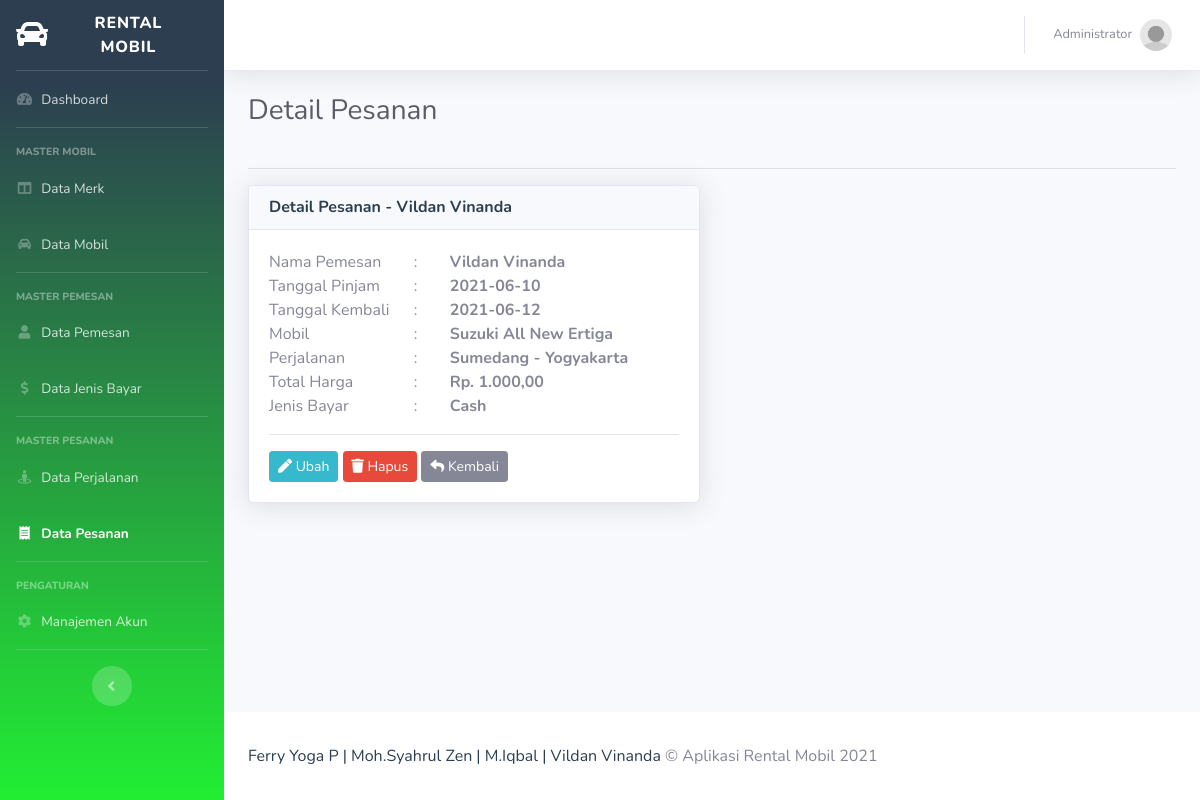
Page /reisego/pesanan/detail/9 (signed in) on the committed database.
### tables this page shows
CREATE TABLE `tbl_pesanan` (
  `id` int(11) NOT NULL,
  `harga` int(11) DEFAULT NULL,
  `tgl_pinjam` date DEFAULT NULL,
  `tgl_kembali` date DEFAULT NULL,
  `id_pemesan` int(11) DEFAULT NULL,
  `id_mobil` int(11) DEFAULT NULL,
  `id_perjalanan` int(11) DEFAULT NULL,
  `id_jenis_bayar` int(11) DEFAULT NULL
);

CREATE TABLE `tbl_pemesan` (
  `id` int(11) NOT NULL,
  `nama` varchar(50) DEFAULT NULL,
  `alamat` varchar(100) DEFAULT NULL,
  `jenis_kelamin` enum('L','P') DEFAULT NULL,
  `foto` varchar(100) DEFAULT NULL
);

CREATE TABLE `tbl_mobil` (
  `id` int(11) NOT NULL,
  `nama` varchar(30) DEFAULT NULL,
  `warna` varchar(20) DEFAULT NULL,
  `no_polisi` varchar(10) DEFAULT NULL,
  `jumlah_kursi` int(1) DEFAULT NULL,
  `tahun_beli` int(4) DEFAULT NULL,
  `gambar` varchar(100) DEFAULT NULL,
  `id_merk` int(11) DEFAULT NULL
);

CREATE TABLE `tbl_perjalanan` (
  `id` int(11) NOT NULL,
  `asal` varchar(20) DEFAULT NULL,
  `tujuan` varchar(20) DEFAULT NULL,
  `jarak` int(3) DEFAULT NULL
);

CREATE TABLE `tbl_jenis_bayar` (
  `id` int(11) NOT NULL,
  `jenis_bayar` varchar(20) DEFAULT NULL
);

### reisego/controllers/C_Pesanan.php (called while the page is built, shortened)
<?php
class C_Pesanan extends Controller {
	public function __construct(){
		$this->pesanan = $this->model('M_Pesanan');
	}
	public function detail($id){
		$data = [
			'aktif' => 'pesanan',
			'judul' => 'Detail Pesanan',
			'pesanan' => $this->pesanan->detail($id)->fetch_object(),
		];
		$this->view('pesanan/detail', $data);
	}
}

### reisego/index.php (called while the page is built, shortened)
<?php
require_once BASEPATH . DS . 'core' . DS . 'Database.php';
require_once BASEPATH . DS . 'core' . DS . 'Model.php';
new Route();
?>

### reisego/functions/url_function.php (called while the page is built, shortened)
<?php
function base_url($path = null){
	if(isset($path)){
		$path = filter_var($path, FILTER_SANITIZE_URL);
		$path = rtrim($path, '/');
		return BASE_URL . $path;
	}
	return BASE_URL;
}

### reisego/core/Model.php (called while the page is built, shortened)
<?php
class Model {
	public function __construct(){
		$this->db = new Database();
	}
	public function get_where($table, $where = [], $kolom = []){
		if (count($kolom) == 0) {
			$this->_query = "SELECT * FROM {$table}";
		}
		$this->_query = $this->_query . " WHERE ";
		foreach ($where as $key => $value) {
			$this->_query = $this->_query . "{$key} = '{$value}'";
		}
	}
	public function setQuery($query){
		$this->_query = $query;
	}
	public function execute(){
		return $this->db->query($this->_query);
	}
}

### reisego/core/Database.php (called while the page is built, shortened)
<?php
class Database {
	public function __construct(){
		$this->_koneksi = new mysqli(DB_HOST, DB_USER, DB_PASS, DB_NAME);
	}
	public function query($query){
		return $this->_koneksi->query($query);
	}
}

### reisego/models/M_Pesanan.php (called while the page is built, shortened)
<?php
class M_Pesanan extends Model{
	public function detail($id){
		$query = $this->execute();
		return $query;
	}
}

### reisego/views/pesanan/detail.php (the view, shortened to what this page needs)
<!DOCTYPE html>
<html lang="en">
<head>
	<link href="<?= base_url('sb-admin-2/') ?>/vendor/fontawesome-free/css/all.min.css" rel="stylesheet" type="text/css">
	<link href="<?= base_url('sb-admin-2/') ?>/css/sb-admin-2.min.css" rel="stylesheet">
	<link href="<?= base_url('sb-admin-2/') ?>/vendor/datatables/dataTables.bootstrap4.min.css" rel="stylesheet">
</head>
<body id="page-top">
	<div id="wrapper">
	<div id="content-wrapper" class="d-flex flex-column">
		<div id="content">
			<div class="container-fluid">
				<div class="row">
					<div class="col-sm-12">
						<div class="clearfix">
							<div class="float-left">
								<h1 class="h3 mb-4 text-gray-800"><?= $judul ?></h1>
							</div>
						</div>
						<hr>
					</div>
				</div>
				<div class="row">
					<div class="col-md-6">
						<div class="card shadow">
							<div class="card-header">
								<h6 class="m-0 font-weight-bold text-primary"><?= $judul ?> - <?= $pesanan->nama_pemesan ?></h6>
							</div>
							<div class="card-body">
								<div class="row">
									<div class="col-sm-4">
										Nama Pemesan <br>
										Tanggal Pinjam <br>
										Tanggal Kembali <br>
										Mobil <br>
										Perjalanan <br>
										Total Harga <br>
										Jenis Bayar <br>
									</div>
									<div class="col-sm-1">
										: <br>
										: <br>
										: <br>
										: <br>
										: <br>
										: <br>
										: <br>
									</div>
									<div class="col-sm-6">
										<strong><?= $pesanan->nama_pemesan ?></strong><br>
										<strong><?= $pesanan->tgl_pinjam ?></strong><br>
										<strong><?= $pesanan->tgl_kembali ?></strong><br>
										<strong><?= $pesanan->nama_mobil ?></strong><br>
										<strong><?= $pesanan->asal ?> - <?= $pesanan->tujuan ?></strong><br>
										<strong>Rp. <?= number_format($pesanan->harga, 2, ',', '.') ?></strong><br>
										<strong><?= $pesanan->jenis_bayar ?></strong><br>
									</div>
								</div>
								<hr>
								<div class="row">
									<div class="col">
										<a href="<?= base_url('pesanan/ubah/' . $pesanan->id) ?>" class="btn btn-sm btn-info"><i class="fa fa-pen"></i> Ubah</a>
         								<a href="<?= base_url('pesanan/hapus/' . $pesanan->id) ?>" class="btn btn-sm btn-danger" onclick="return confirm('apakah anda yakin?')"><i class="fa fa-trash"></i> Hapus</a>
										<a href="<?= base_url('pesanan') ?>" class="btn btn-sm btn-secondary"><i class="fa fa-reply"></i> Kembali</a>
									</div>
								</div>
							</div>
						</div>
					</div>
				</div>
			</div>
		</div>
	</div>
	</div>
</body>
</html>

### rows in the picture
tbl_pesanan: id_pemesan.nama "Vildan Vinanda", tgl_pinjam "2021-06-10", tgl_kembali "2021-06-12", id_mobil.nama "Suzuki All New Ertiga", id_perjalanan.asal "Sumedang", id_perjalanan.tujuan "Yogyakarta", harga "1.000,00", id_jenis_bayar.jenis_bayar "Cash"

### other values in the picture
$_SESSION['login']['nama'] "Administrator"
$judul "Detail Pesanan"
